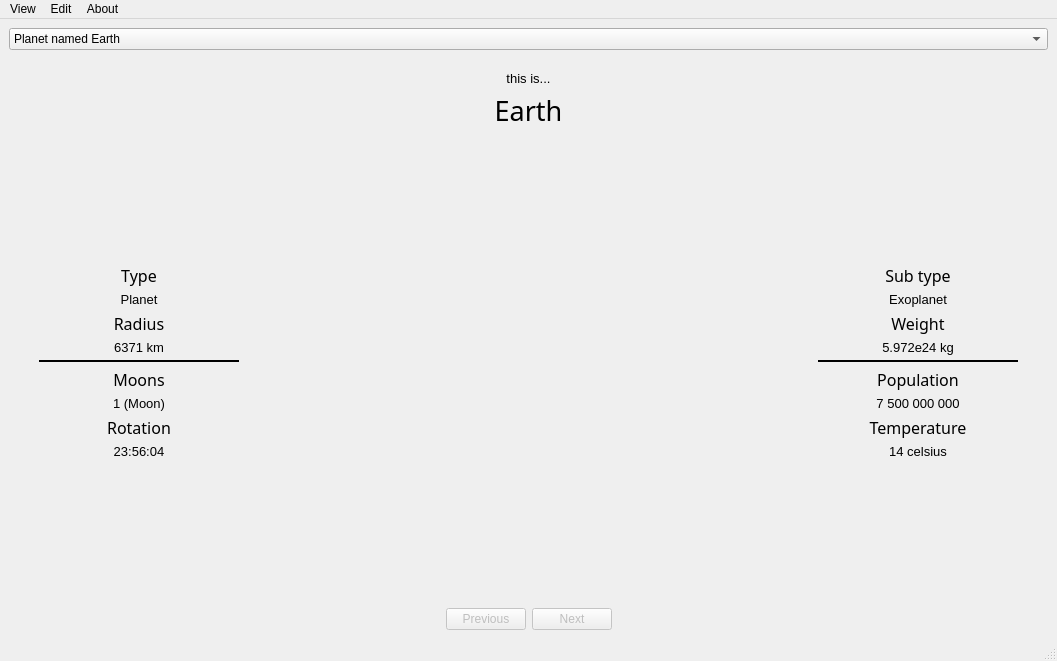
<?xml version="1.0" encoding="UTF-8"?>
<ui version="4.0">
 <class>MainWindow</class>
 <widget class="QMainWindow" name="MainWindow">
  <property name="geometry">
   <rect>
    <x>0</x>
    <y>0</y>
    <width>1057</width>
    <height>661</height>
   </rect>
  </property>
  <property name="sizePolicy">
   <sizepolicy hsizetype="Preferred" vsizetype="Preferred">
    <horstretch>0</horstretch>
    <verstretch>0</verstretch>
   </sizepolicy>
  </property>
  <property name="minimumSize">
   <size>
    <width>0</width>
    <height>0</height>
   </size>
  </property>
  <property name="windowTitle">
   <string>MyPlanets</string>
  </property>
  <property name="windowIcon">
   <iconset>
    <normaloff>:/pack1/icon.ico</normaloff>:/pack1/icon.ico</iconset>
  </property>
  <property name="iconSize">
   <size>
    <width>32</width>
    <height>32</height>
   </size>
  </property>
  <widget class="QWidget" name="centralwidget">
   <layout class="QGridLayout" name="gridLayout">
    <item row="0" column="0">
     <layout class="QVBoxLayout" name="verticalLayout">
      <property name="sizeConstraint">
       <enum>QLayout::SetNoConstraint</enum>
      </property>
      <item>
       <widget class="QComboBox" name="objectsList">
        <item>
         <property name="text">
          <string>Planet named Earth</string>
         </property>
        </item>
       </widget>
      </item>
      <item>
       <spacer name="verticalSpacer7">
        <property name="orientation">
         <enum>Qt::Vertical</enum>
        </property>
        <property name="sizeType">
         <enum>QSizePolicy::Fixed</enum>
        </property>
        <property name="sizeHint" stdset="0">
         <size>
          <width>20</width>
          <height>15</height>
         </size>
        </property>
       </spacer>
      </item>
      <item>
       <widget class="QLabel" name="noneActive18">
        <property name="font">
         <font>
          <pointsize>10</pointsize>
         </font>
        </property>
        <property name="text">
         <string>this is...</string>
        </property>
        <property name="alignment">
         <set>Qt::AlignBottom|Qt::AlignHCenter</set>
        </property>
       </widget>
      </item>
      <item>
       <widget class="QLabel" name="nameObject">
        <property name="font">
         <font>
          <family>Venus Rising</family>
          <pointsize>20</pointsize>
          <bold>false</bold>
         </font>
        </property>
        <property name="text">
         <string>Earth</string>
        </property>
        <property name="alignment">
         <set>Qt::AlignBottom|Qt::AlignHCenter</set>
        </property>
       </widget>
      </item>
      <item>
       <spacer name="horizontalSpacer5">
        <property name="orientation">
         <enum>Qt::Horizontal</enum>
        </property>
        <property name="sizeType">
         <enum>QSizePolicy::Fixed</enum>
        </property>
        <property name="sizeHint" stdset="0">
         <size>
          <width>780</width>
          <height>5</height>
         </size>
        </property>
       </spacer>
      </item>
      <item>
       <layout class="QHBoxLayout" name="horizontalLayout2">
        <property name="spacing">
         <number>10</number>
        </property>
        <property name="sizeConstraint">
         <enum>QLayout::SetMinAndMaxSize</enum>
        </property>
        <item>
         <layout class="QVBoxLayout" name="verticalLayout3">
          <property name="spacing">
           <number>5</number>
          </property>
          <property name="sizeConstraint">
           <enum>QLayout::SetDefaultConstraint</enum>
          </property>
          <property name="leftMargin">
           <number>30</number>
          </property>
          <property name="rightMargin">
           <number>15</number>
          </property>
          <item>
           <spacer name="noneActive6">
            <property name="orientation">
             <enum>Qt::Vertical</enum>
            </property>
            <property name="sizeHint" stdset="0">
             <size>
              <width>20</width>
              <height>40</height>
             </size>
            </property>
           </spacer>
          </item>
          <item>
           <widget class="QLabel" name="noneActive2">
            <property name="font">
             <font>
              <family>Venus Rising</family>
              <pointsize>12</pointsize>
             </font>
            </property>
            <property name="text">
             <string>Type</string>
            </property>
            <property name="alignment">
             <set>Qt::AlignCenter</set>
            </property>
           </widget>
          </item>
          <item>
           <widget class="QLabel" name="typeObject">
            <property name="font">
             <font>
              <pointsize>10</pointsize>
             </font>
            </property>
            <property name="text">
             <string>Planet</string>
            </property>
            <property name="alignment">
             <set>Qt::AlignCenter</set>
            </property>
           </widget>
          </item>
          <item>
           <widget class="QLabel" name="noneActive3">
            <property name="font">
             <font>
              <family>Venus Rising</family>
              <pointsize>12</pointsize>
             </font>
            </property>
            <property name="text">
             <string>Radius</string>
            </property>
            <property name="alignment">
             <set>Qt::AlignCenter</set>
            </property>
           </widget>
          </item>
          <item>
           <widget class="QLabel" name="radiusObject">
            <property name="font">
             <font>
              <pointsize>10</pointsize>
             </font>
            </property>
            <property name="text">
             <string>6371 km</string>
            </property>
            <property name="alignment">
             <set>Qt::AlignCenter</set>
            </property>
           </widget>
          </item>
          <item>
           <widget class="Line" name="noneActive8">
            <property name="frameShadow">
             <enum>QFrame::Plain</enum>
            </property>
            <property name="lineWidth">
             <number>2</number>
            </property>
            <property name="orientation">
             <enum>Qt::Horizontal</enum>
            </property>
           </widget>
          </item>
          <item>
           <widget class="QLabel" name="noneActive4">
            <property name="font">
             <font>
              <family>Venus Rising</family>
              <pointsize>12</pointsize>
             </font>
            </property>
            <property name="text">
             <string>Moons</string>
            </property>
            <property name="alignment">
             <set>Qt::AlignCenter</set>
            </property>
           </widget>
          </item>
          <item>
           <widget class="QLabel" name="moonsObject">
            <property name="font">
             <font>
              <pointsize>10</pointsize>
             </font>
            </property>
            <property name="text">
             <string>1 (Moon)</string>
            </property>
            <property name="alignment">
             <set>Qt::AlignCenter</set>
            </property>
           </widget>
          </item>
          <item>
           <widget class="QLabel" name="noneActive5">
            <property name="font">
             <font>
              <family>Venus Rising</family>
              <pointsize>12</pointsize>
             </font>
            </property>
            <property name="text">
             <string>Rotation</string>
            </property>
            <property name="alignment">
             <set>Qt::AlignCenter</set>
            </property>
           </widget>
          </item>
          <item>
           <widget class="QLabel" name="rotationObject">
            <property name="font">
             <font>
              <pointsize>10</pointsize>
             </font>
            </property>
            <property name="text">
             <string>23:56:04</string>
            </property>
            <property name="alignment">
             <set>Qt::AlignCenter</set>
            </property>
           </widget>
          </item>
          <item>
           <spacer name="noneActive7">
            <property name="orientation">
             <enum>Qt::Vertical</enum>
            </property>
            <property name="sizeHint" stdset="0">
             <size>
              <width>20</width>
              <height>40</height>
             </size>
            </property>
           </spacer>
          </item>
          <item>
           <spacer name="horizontalSpacer">
            <property name="orientation">
             <enum>Qt::Horizontal</enum>
            </property>
            <property name="sizeType">
             <enum>QSizePolicy::Fixed</enum>
            </property>
            <property name="sizeHint" stdset="0">
             <size>
              <width>200</width>
              <height>20</height>
             </size>
            </property>
           </spacer>
          </item>
         </layout>
        </item>
        <item>
         <widget class="QWidget" name="formWidget" native="true">
          <layout class="QGridLayout" name="gridLayout_2">
           <property name="sizeConstraint">
            <enum>QLayout::SetMinimumSize</enum>
           </property>
           <property name="leftMargin">
            <number>0</number>
           </property>
           <property name="topMargin">
            <number>0</number>
           </property>
           <property name="rightMargin">
            <number>0</number>
           </property>
           <property name="bottomMargin">
            <number>0</number>
           </property>
           <property name="spacing">
            <number>0</number>
           </property>
           <item row="0" column="0">
            <widget class="QLabel" name="imageObject">
             <property name="sizePolicy">
              <sizepolicy hsizetype="Ignored" vsizetype="Ignored">
               <horstretch>0</horstretch>
               <verstretch>0</verstretch>
              </sizepolicy>
             </property>
             <property name="text">
              <string/>
             </property>
             <property name="pixmap">
              <pixmap resource="../res/package.qrc">:/images/volume1/planetDefault.png</pixmap>
             </property>
             <property name="scaledContents">
              <bool>true</bool>
             </property>
             <property name="alignment">
              <set>Qt::AlignCenter</set>
             </property>
             <property name="wordWrap">
              <bool>false</bool>
             </property>
             <property name="margin">
              <number>0</number>
             </property>
             <property name="indent">
              <number>0</number>
             </property>
            </widget>
           </item>
          </layout>
         </widget>
        </item>
        <item>
         <layout class="QVBoxLayout" name="verticalLayout2">
          <property name="spacing">
           <number>5</number>
          </property>
          <property name="sizeConstraint">
           <enum>QLayout::SetDefaultConstraint</enum>
          </property>
          <property name="leftMargin">
           <number>15</number>
          </property>
          <property name="topMargin">
           <number>0</number>
          </property>
          <property name="rightMargin">
           <number>30</number>
          </property>
          <item>
           <spacer name="noneActive14">
            <property name="orientation">
             <enum>Qt::Vertical</enum>
            </property>
            <property name="sizeHint" stdset="0">
             <size>
              <width>20</width>
              <height>40</height>
             </size>
            </property>
           </spacer>
          </item>
          <item>
           <widget class="QLabel" name="noneActive9">
            <property name="font">
             <font>
              <family>Venus Rising</family>
              <pointsize>12</pointsize>
             </font>
            </property>
            <property name="text">
             <string>Sub type</string>
            </property>
            <property name="alignment">
             <set>Qt::AlignCenter</set>
            </property>
           </widget>
          </item>
          <item>
           <widget class="QLabel" name="subTypeObject">
            <property name="font">
             <font>
              <pointsize>10</pointsize>
             </font>
            </property>
            <property name="text">
             <string>Exoplanet</string>
            </property>
            <property name="alignment">
             <set>Qt::AlignCenter</set>
            </property>
           </widget>
          </item>
          <item>
           <widget class="QLabel" name="noneActive10">
            <property name="font">
             <font>
              <family>Venus Rising</family>
              <pointsize>12</pointsize>
             </font>
            </property>
            <property name="text">
             <string>Weight</string>
            </property>
            <property name="alignment">
             <set>Qt::AlignCenter</set>
            </property>
           </widget>
          </item>
          <item>
           <widget class="QLabel" name="weightObject">
            <property name="font">
             <font>
              <pointsize>10</pointsize>
             </font>
            </property>
            <property name="text">
             <string>5.972e24 kg</string>
            </property>
            <property name="alignment">
             <set>Qt::AlignCenter</set>
            </property>
           </widget>
          </item>
          <item>
           <widget class="Line" name="noneActive15">
            <property name="frameShadow">
             <enum>QFrame::Plain</enum>
            </property>
            <property name="lineWidth">
             <number>2</number>
            </property>
            <property name="orientation">
             <enum>Qt::Horizontal</enum>
            </property>
           </widget>
          </item>
          <item>
           <widget class="QLabel" name="noneActive11">
            <property name="font">
             <font>
              <family>Venus Rising</family>
              <pointsize>12</pointsize>
             </font>
            </property>
            <property name="text">
             <string>Population</string>
            </property>
            <property name="alignment">
             <set>Qt::AlignCenter</set>
            </property>
           </widget>
          </item>
          <item>
           <widget class="QLabel" name="populationObject">
            <property name="font">
             <font>
              <pointsize>10</pointsize>
             </font>
            </property>
            <property name="text">
             <string>7 500 000 000</string>
            </property>
            <property name="alignment">
             <set>Qt::AlignCenter</set>
            </property>
           </widget>
          </item>
          <item>
           <widget class="QLabel" name="noneActive12">
            <property name="font">
             <font>
              <family>Venus Rising</family>
              <pointsize>12</pointsize>
             </font>
            </property>
            <property name="text">
             <string>Temperature</string>
            </property>
            <property name="alignment">
             <set>Qt::AlignCenter</set>
            </property>
           </widget>
          </item>
          <item>
           <widget class="QLabel" name="temperatureObject">
            <property name="font">
             <font>
              <pointsize>10</pointsize>
             </font>
            </property>
            <property name="text">
             <string>14 celsius</string>
            </property>
            <property name="alignment">
             <set>Qt::AlignCenter</set>
            </property>
           </widget>
          </item>
          <item>
           <spacer name="noneActive13">
            <property name="orientation">
             <enum>Qt::Vertical</enum>
            </property>
            <property name="sizeHint" stdset="0">
             <size>
              <width>20</width>
              <height>40</height>
             </size>
            </property>
           </spacer>
          </item>
          <item>
           <spacer name="horizontalSpacer2">
            <property name="orientation">
             <enum>Qt::Horizontal</enum>
            </property>
            <property name="sizeType">
             <enum>QSizePolicy::Fixed</enum>
            </property>
            <property name="sizeHint" stdset="0">
             <size>
              <width>200</width>
              <height>20</height>
             </size>
            </property>
           </spacer>
          </item>
         </layout>
        </item>
       </layout>
      </item>
      <item>
       <layout class="QHBoxLayout" name="horizontalLayout">
        <item>
         <spacer name="noneActive16">
          <property name="orientation">
           <enum>Qt::Horizontal</enum>
          </property>
          <property name="sizeHint" stdset="0">
           <size>
            <width>40</width>
            <height>20</height>
           </size>
          </property>
         </spacer>
        </item>
        <item>
         <widget class="QPushButton" name="prevObjectButton">
          <property name="enabled">
           <bool>false</bool>
          </property>
          <property name="text">
           <string>Previous</string>
          </property>
         </widget>
        </item>
        <item>
         <widget class="QPushButton" name="nextObjectButton">
          <property name="enabled">
           <bool>false</bool>
          </property>
          <property name="text">
           <string>Next</string>
          </property>
         </widget>
        </item>
        <item>
         <spacer name="noneActive17">
          <property name="orientation">
           <enum>Qt::Horizontal</enum>
          </property>
          <property name="sizeHint" stdset="0">
           <size>
            <width>40</width>
            <height>20</height>
           </size>
          </property>
         </spacer>
        </item>
       </layout>
      </item>
     </layout>
    </item>
   </layout>
  </widget>
  <widget class="QMenuBar" name="menubar">
   <property name="geometry">
    <rect>
     <x>0</x>
     <y>0</y>
     <width>1057</width>
     <height>21</height>
    </rect>
   </property>
   <widget class="QMenu" name="menuView">
    <property name="tearOffEnabled">
     <bool>false</bool>
    </property>
    <property name="title">
     <string>View</string>
    </property>
    <addaction name="openMenuBar"/>
    <addaction name="closeMenuBar"/>
    <addaction name="openCSVMenuBar"/>
    <addaction name="separator"/>
    <addaction name="exitMenuBar"/>
   </widget>
   <widget class="QMenu" name="menuEdit">
    <property name="title">
     <string>Edit</string>
    </property>
    <addaction name="openEditMenuBar"/>
    <addaction name="openCreateMenuBar"/>
   </widget>
   <widget class="QMenu" name="menuAbout">
    <property name="title">
     <string>About</string>
    </property>
    <addaction name="showAboutMenuBar"/>
    <addaction name="showSourcesMenuBar"/>
   </widget>
   <addaction name="menuView"/>
   <addaction name="menuEdit"/>
   <addaction name="menuAbout"/>
  </widget>
  <widget class="QStatusBar" name="statusbar"/>
  <action name="openMenuBar">
   <property name="icon">
    <iconset>
     <normaloff>:/pack1/iconopen.png</normaloff>:/pack1/iconopen.png</iconset>
   </property>
   <property name="text">
    <string>Open</string>
   </property>
  </action>
  <action name="closeMenuBar">
   <property name="icon">
    <iconset>
     <normaloff>:/pack1/iconclose.png</normaloff>:/pack1/iconclose.png</iconset>
   </property>
   <property name="text">
    <string>Close</string>
   </property>
  </action>
  <action name="openEditMenuBar">
   <property name="icon">
    <iconset>
     <normaloff>:/pack1/iconopen.png</normaloff>:/pack1/iconopen.png</iconset>
   </property>
   <property name="text">
    <string>Edit</string>
   </property>
  </action>
  <action name="openCreateMenuBar">
   <property name="icon">
    <iconset>
     <normaloff>:/pack1/iconedit.png</normaloff>:/pack1/iconedit.png</iconset>
   </property>
   <property name="text">
    <string>Create</string>
   </property>
  </action>
  <action name="exitMenuBar">
   <property name="icon">
    <iconset>
     <normaloff>:/pack1/iconexit.png</normaloff>:/pack1/iconexit.png</iconset>
   </property>
   <property name="text">
    <string>Exit</string>
   </property>
  </action>
  <action name="showAboutMenuBar">
   <property name="icon">
    <iconset>
     <normaloff>:/pack1/iconabout.png</normaloff>:/pack1/iconabout.png</iconset>
   </property>
   <property name="text">
    <string>Show about</string>
   </property>
  </action>
  <action name="showSourcesMenuBar">
   <property name="icon">
    <iconset>
     <normaloff>:/pack1/icon.ico</normaloff>:/pack1/icon.ico</iconset>
   </property>
   <property name="text">
    <string>Show resources</string>
   </property>
  </action>
  <action name="openCSVMenuBar">
   <property name="enabled">
    <bool>true</bool>
   </property>
   <property name="icon">
    <iconset>
     <normaloff>:/pack1/iconview.png</normaloff>:/pack1/iconview.png</iconset>
   </property>
   <property name="text">
    <string>Look CSV file</string>
   </property>
  </action>
 </widget>
 <resources>
  <include location="../res/package.qrc"/>
 </resources>
 <connections/>
</ui>
